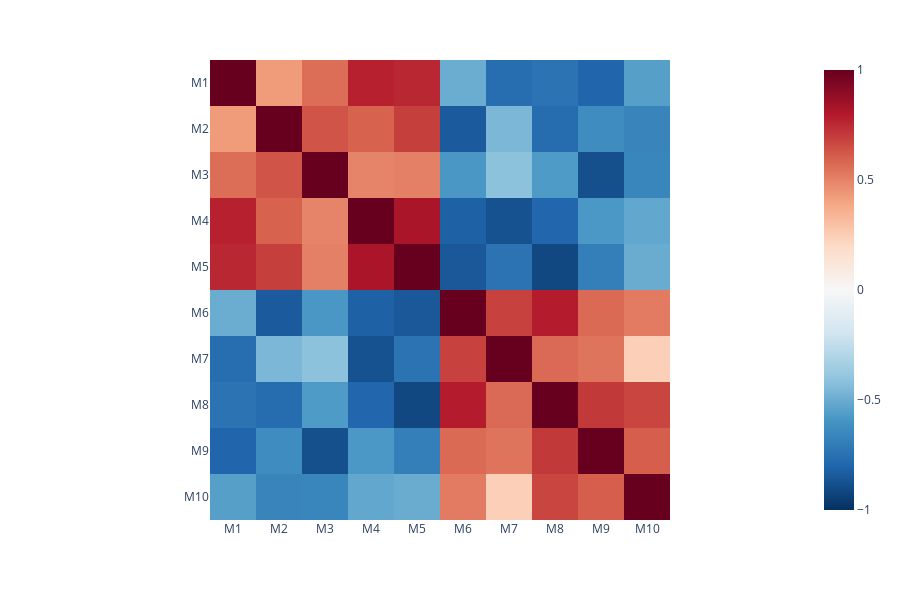

Notebook code for this chart:
### Code cell
import plotly.express as px
import plotly.io as pio

def plot_corr_sample(df_corr, width=900, height=600, color='RdBu_r'):
    """根据输入的表达矩阵，绘制样本之间的相关性热图

    Args:
        df_corr: 表达矩阵，行为基因，列为样本
        color: 颜色方案

    Returns:
    """
    # 去掉第一列的样本名
    df_corr = df_corr.iloc[:, 1:]
    df_corr = df_corr.round(6)
    
    # 计算样本之间的相关性
    correlation_matrix = df_corr.corr()

    # 绘制相关性矩阵的热图
    fig = px.imshow(correlation_matrix,
                    color_continuous_scale=color,
                    zmin=-1,  # 设置颜色比例尺的最小值
                    zmax=1)  # 设置颜色比例尺的最大值

    # 设置输出图的大小
    fig.update_layout(width=width, height=height)

    # 方案1:将fig对象转为json
    # fig_json = pio.to_json(fig)
    # return fig_json

    # 方案2:将fig转为html格式，返回html代码
    # fig_html = pio(fig, output_type='div', include_plotlyjs=False)        
    # return fig_html

    # 方案3:将fig转为html格式，保存为html文件
    # fig.write_html("corr_sample.html")
    # return "corr_sample.html"

    # 测试用
    return fig

# 示例调用
plot_corr_sample(df_corr,
          width=900,
          height=600,
          color='RdBu_r'
          )

### Figure 1 — Plotly figure (JSON) as saved in the notebook; plotly's stock layout.template omitted (floating-point values rounded to 4 significant figures)
{"data": [{"coloraxis": "coloraxis", "hovertemplate": "x: %{x}<br>y: %{y}<br>color: %{z}<extra></extra>", "name": "0", "type": "heatmap", "x": ["M1", "M2", "M3", "M4", "M5", "M6", "M7", "M8", "M9", "M10"], "xaxis": "x", "y": ["M1", "M2", "M3", "M4", "M5", "M6", "M7", "M8", "M9", "M10"], "yaxis": "y", "z": [[1, 0.4268, 0.5605, 0.7777, 0.7595, -0.4976, -0.7646, -0.7403, -0.8013, -0.5524], [0.4268, 1, 0.6314, 0.5951, 0.6925, -0.8411, -0.455, -0.7711, -0.6295, -0.6668], [0.5605, 0.6314, 1, 0.4959, 0.508, -0.5821, -0.4139, -0.5693, -0.8831, -0.6587], [0.7777, 0.5951, 0.4959, 1, 0.8218, -0.8189, -0.8751, -0.7934, -0.579, -0.5206], [0.7595, 0.6925, 0.508, 0.8218, 1, -0.8514, -0.7404, -0.9116, -0.6912, -0.5014], [-0.4976, -0.8411, -0.5821, -0.8189, -0.8514, 1, 0.6832, 0.7912, 0.5724, 0.5203], [-0.7646, -0.455, -0.4139, -0.8751, -0.7404, 0.6832, 1, 0.5715, 0.5413, 0.2445], [-0.7403, -0.7711, -0.5693, -0.7934, -0.9116, 0.7912, 0.5715, 1, 0.7092, 0.6743], [-0.8013, -0.6295, -0.8831, -0.579, -0.6912, 0.5724, 0.5413, 0.7092, 1, 0.6046], [-0.5524, -0.6668, -0.6587, -0.5206, -0.5014, 0.5203, 0.2445, 0.6743, 0.6046, 1]]}], "layout": {"coloraxis": {"cmax": 1, "cmin": -1, "colorscale": [[0, "rgb(5,48,97)"], [0.1, "rgb(33,102,172)"], [0.2, "rgb(67,147,195)"], [0.3, "rgb(146,197,222)"], [0.4, "rgb(209,229,240)"], [0.5, "rgb(247,247,247)"], [0.6, "rgb(253,219,199)"], [0.7, "rgb(244,165,130)"], [0.8, "rgb(214,96,77)"], [0.9, "rgb(178,24,43)"], [1, "rgb(103,0,31)"]]}, "height": 600, "margin": {"t": 60}, "width": 900, "xaxis": {"anchor": "y", "constrain": "domain", "domain": [0, 1], "scaleanchor": "y"}, "yaxis": {"anchor": "x", "autorange": "reversed", "constrain": "domain", "domain": [0, 1]}}}
